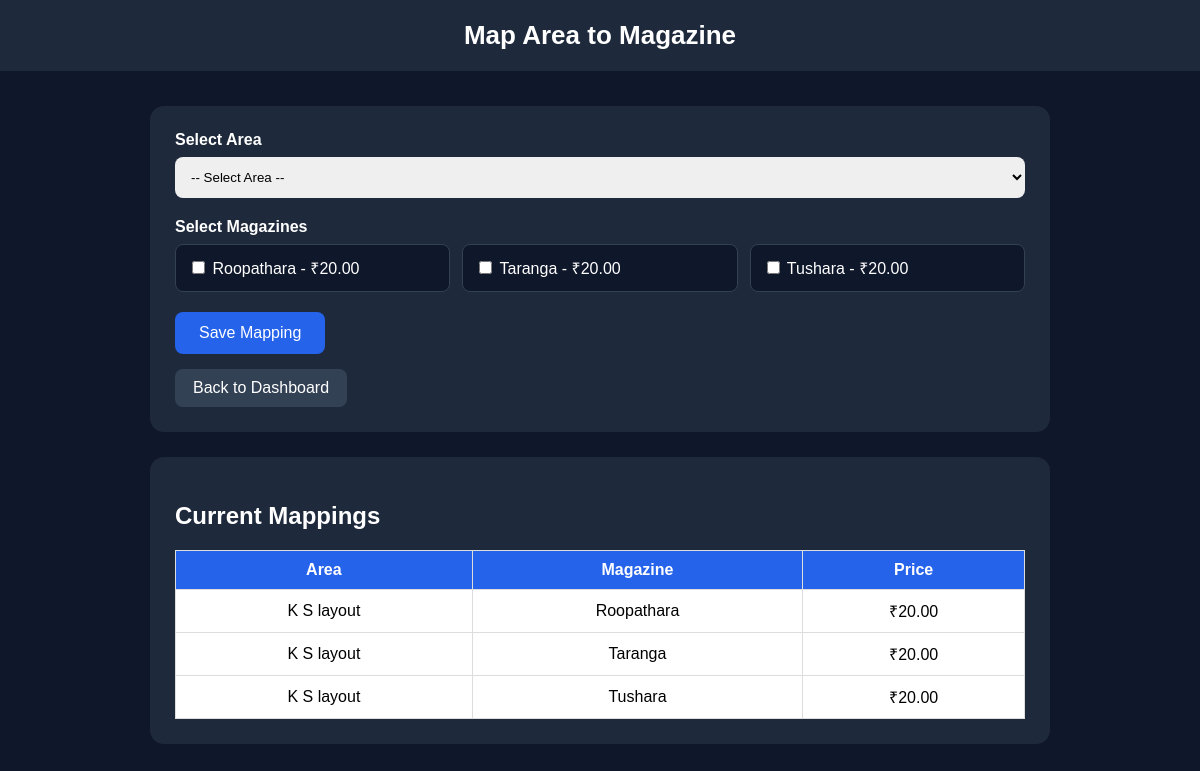
/map-area-magazine/ (signed in), run on the app's committed database.
### core/models.py (models this page shows, shortened)
class Magazine(models.Model):
    WEEKLY = "weekly"
    MONTHLY = "monthly"
    TYPE_CHOICES = [
        (WEEKLY, "Weekly"),
        (MONTHLY, "Monthly"),
    ]
    name = models.CharField(max_length=100, unique=True)
    magazine_type = models.CharField(max_length=20, choices=TYPE_CHOICES)
    price = models.DecimalField(max_digits=10, decimal_places=2, default=0)
    is_active = models.BooleanField(default=True)

class AreaMagazine(models.Model):
    area = models.ForeignKey(Area, on_delete=models.CASCADE, related_name="area_magazines")
    magazine = models.ForeignKey(Magazine, on_delete=models.CASCADE, related_name="magazine_areas")
    is_active = models.BooleanField(default=True)
    class Meta:
        unique_together = ("area", "magazine")

class Area(models.Model):
    name = models.CharField(max_length=100, unique=True)
    is_active = models.BooleanField(default=True)

### core/views.py (the view, shortened to what this page needs)
# urls.py: path('map-area-magazine/', views.map_area_magazine, name='map_area_magazine'),
def map_area_magazine(request):
    if not request.session.get("is_admin_logged_in"):
        return redirect("admin_login")
    areas = Area.objects.all().order_by("name")
    magazines = Magazine.objects.filter(is_active=True).order_by("name")
    mappings = AreaMagazine.objects.select_related("area", "magazine").order_by(
        "area__name", "magazine__name"
    )
    return render(request, "core/map_area_magazine.html", {
        "areas": areas,
        "magazines": magazines,
        "mappings": mappings,
    })

### core/templates/core/map_area_magazine.html (shortened to what this page needs)
<!DOCTYPE html>
<html>
<head>
</head>
<body>
<div class="header">Map Area to Magazine</div>
<div class="container">
    <div class="card">
        <form method="POST">
            <label>Select Area</label>
            <select name="area" required>
                <option value="">-- Select Area --</option>
            </select>
            <label>Select Magazines</label>
            <div class="mag-list">
                {% for mag in magazines %}
                <div class="mag-item">
                    <input type="checkbox" name="magazines" value="{{ mag.id }}">
                    {{ mag.name }} - ₹{{ mag.price }}
                </div>
                {% empty %}
                <p>No magazines found.</p>
                {% endfor %}
            </div>
            <button type="submit">Save Mapping</button>
        </form>
        <a class="back" href="{% url 'admin_dashboard' %}">Back to Dashboard</a>
    </div>
    <div class="card">
        <h2>Current Mappings</h2>
        <table>
            <tr>
                <th>Area</th>
                <th>Magazine</th>
                <th>Price</th>
            </tr>
            {% for map in mappings %}
            <tr>
                <td>{{ map.area.name }}</td>
                <td>{{ map.magazine.name }}</td>
                <td>₹{{ map.magazine.price }}</td>
            </tr>
            {% empty %}
            <tr>
                <td colspan="3">No mappings yet.</td>
            </tr>
            {% endfor %}
        </table>
    </div>
</div>
</body>
</html>

### core/templates/core/map_area_magazine.html (style rules this page uses)
body { margin:0; font-family:Arial, sans-serif; background:#0f172a; color:white; }
.header { background:#1e293b; padding:20px; text-align:center; font-size:26px; font-weight:bold; }
.container { width:90%; max-width:900px; margin:35px auto; }
.card { background:#1e293b; padding:25px; border-radius:14px; margin-bottom:25px; }
label { font-weight:bold; display:block; margin-bottom:8px; }
select { width:100%; padding:12px; border-radius:8px; border:none; margin-bottom:20px; }
.mag-list { display:grid; grid-template-columns:repeat(auto-fit, minmax(180px, 1fr)); gap:12px; }
.mag-item { background:#0f172a; padding:12px; border-radius:8px; border:1px solid #334155; }
button { margin-top:20px; padding:12px 24px; background:#2563eb; color:white; border:none; border-radius:8px; cursor:pointer; font-size:16px; }
.back { display:inline-block; margin-top:15px; color:white; text-decoration:none; background:#334155; padding:10px 18px; border-radius:8px; }
table { width:100%; border-collapse:collapse; background:white; color:black; }
th, td { padding:10px; border:1px solid #ddd; text-align:center; }
th { background:#2563eb; color:white; }

### data on the page
Magazine: name "Roopathara", price "20.00"
Magazine: name "Taranga", price "20.00"
Magazine: name "Tushara", price "20.00"
AreaMagazine: area.name "K S layout", magazine.name "Roopathara", magazine.price "20.00"
AreaMagazine: area.name "K S layout", magazine.name "Taranga", magazine.price "20.00"
AreaMagazine: area.name "K S layout", magazine.name "Tushara", magazine.price "20.00"
